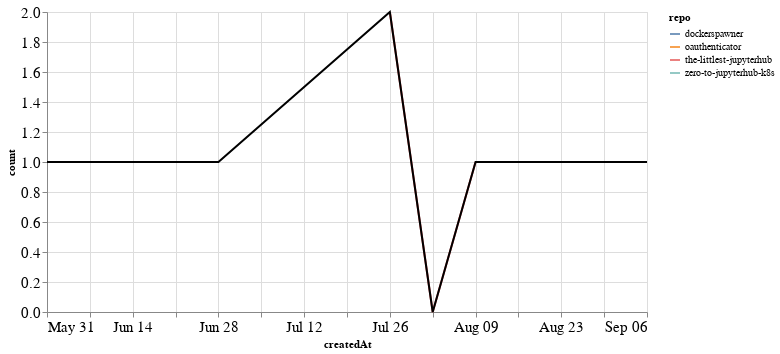

The code cell stored with this chart in its notebook:
### Markdown cell above
## PRs

### Code cell
prs_time = prs.groupby('repo').resample('W', on='createdAt').count()['author'].reset_index()
prs_time = prs_time.rename(columns={'author': 'count'})
prs_time_total = prs_time.groupby('createdAt').agg({"count": "sum"}).reset_index()

ch1 = alt.Chart(prs_time, width=600).mark_line().encode(
    x='createdAt',
    y='count',
    color='repo',
    tooltip="repo"
)

ch2 = alt.Chart(prs_time_total, width=600).mark_line(color="black").encode(
    x='createdAt',
    y='count',
)

ch1 + ch2

### Figure 1 — Vega-Lite specification as saved in the notebook (floating-point values rounded to 4 significant figures)
{"config": {"axisLeft": {"labelFontSize": 15}, "axisBottom": {"labelFontSize": 15}}, "layer": [{"data": {"name": "data-e74fc23bccf365862a34629d138f46e8"}, "mark": "line", "encoding": {"color": {"type": "nominal", "field": "repo"}, "tooltip": {"type": "nominal", "field": "repo"}, "x": {"type": "temporal", "field": "createdAt"}, "y": {"type": "quantitative", "field": "count"}}, "width": 600}, {"data": {"name": "data-9ec8ab05e590b27fce3fbfe3f60ec40e"}, "mark": {"type": "line", "color": "black"}, "encoding": {"x": {"type": "temporal", "field": "createdAt"}, "y": {"type": "quantitative", "field": "count"}}, "width": 600}], "$schema": "https://vega.github.io/schema/vega-lite/v4.8.1.json", "datasets": {"data-e74fc23bccf365862a34629d138f46e8": [{"repo": "dockerspawner", "createdAt": "2020-06-28T00:00:00", "count": 1}, {"repo": "oauthenticator", "createdAt": "2020-09-06T00:00:00", "count": 1}, {"repo": "the-littlest-jupyterhub", "createdAt": "2020-07-26T00:00:00", "count": 2}, {"repo": "the-littlest-jupyterhub", "createdAt": "2020-08-02T00:00:00", "count": 0}, {"repo": "the-littlest-jupyterhub", "createdAt": "2020-08-09T00:00:00", "count": 1}, {"repo": "zero-to-jupyterhub-k8s", "createdAt": "2020-05-31T00:00:00", "count": 1}], "data-9ec8ab05e590b27fce3fbfe3f60ec40e": [{"createdAt": "2020-05-31T00:00:00", "count": 1}, {"createdAt": "2020-06-28T00:00:00", "count": 1}, {"createdAt": "2020-07-26T00:00:00", "count": 2}, {"createdAt": "2020-08-02T00:00:00", "count": 0}, {"createdAt": "2020-08-09T00:00:00", "count": 1}, {"createdAt": "2020-09-06T00:00:00", "count": 1}]}}
